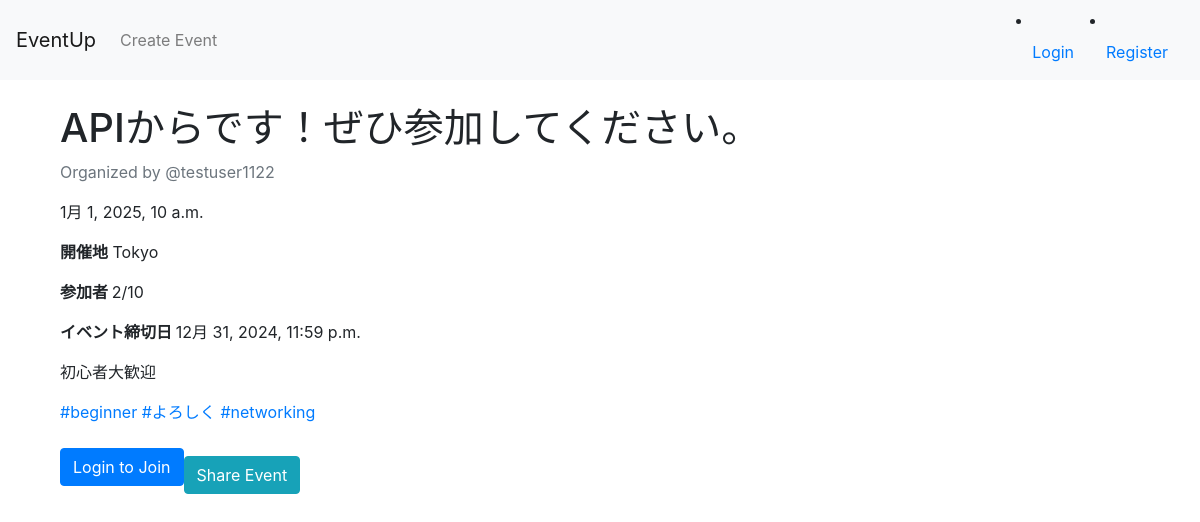
The page /event/1/ on the database its author committed.
### chat/models.py (models this page shows, shortened)
class Event(models.Model):
    PARTICIPATION_METHOD_CHOICES = [
        ('request', 'Participation Request → Approval → Join'),
        ('direct', 'Join Button → Join'),
    ]
    category = models.ForeignKey(Category, on_delete=models.PROTECT, null=True, blank=True)
    subcategory = models.ForeignKey(SubCategory, on_delete=models.SET_NULL, null=True, blank=True)
    title = models.CharField(max_length=200)
    capacity = models.IntegerField()
    participants = models.ManyToManyField(CustomUser, related_name='joined_events', blank=True)
    registration_deadline = models.DateTimeField()
    location = models.CharField(max_length=200)
    description = models.TextField()
    image = models.ImageField(upload_to='event_images/', blank=True, null=True)
    participation_method = models.CharField(max_length=10, choices=PARTICIPATION_METHOD_CHOICES, default='direct')
    organizer = models.ForeignKey(CustomUser, related_name='organized_events', on_delete=models.CASCADE)
    created_at = models.DateTimeField(auto_now_add=True)
    passcode = models.CharField(max_length=12, unique=False)
    event_date = models.DateTimeField(null=True, blank=True)
    hashtags = models.ManyToManyField(Hashtag, related_name='related_events', blank=True)

class CustomUser(AbstractUser):
    GENDER_CHOICES = [
        ('M', 'Male'),
        ('F', 'Female'),
        ('O', 'Other'),
    ]
    username = models.CharField(max_length=150, unique=False)
    bio = models.TextField(blank=True, null=True)
    profile_picture = models.ImageField(upload_to='profile_pictures/', blank=True, null=True)
    followers_count = models.PositiveIntegerField(default=0)
    following_count = models.PositiveIntegerField(default=0)
    gender = models.CharField(max_length=1, choices=GENDER_CHOICES, blank=True, null=True)
    age = models.PositiveIntegerField(blank=True, null=True)
    preferred_region = models.CharField(max_length=100, blank=True, null=True)
    account_id = models.CharField(max_length=30, unique=True, blank=False, null=False)
    categories = models.ManyToManyField(Category, blank=True, related_name='interested_users')
    subcategories = models.ManyToManyField(SubCategory, blank=True, related_name='interested_users')
    USERNAME_FIELD = 'account_id'  # 認証に使用するフィールドを指定
    REQUIRED_FIELDS = ['email']    # スーパーユーザー作成時に必要なフィールド
    objects = CustomUserManager()

class Hashtag(models.Model):
    name = models.CharField(max_length=100, unique=True)

### chat/views.py (the view)
# urls.py: path('event/<int:pk>/', views.event_detail, name='event_detail'),
def event_detail(request, pk):
    event = get_object_or_404(Event, pk=pk)
    return render(request, 'event_detail.html', {'event': event})

### chat/templatetags/custom_filters.py (called while the page is built)
@register.filter
def markdownify(text):
    html = markdown.markdown(text, extensions=['markdown.extensions.fenced_code', 'markdown.extensions.codehilite'])
    return mark_safe(html)

### templates/event_detail.html (shortened to what this page needs)
{% extends 'base.html' %}
{% load static %}
{% load custom_filters %}
{% block content %}
<div class="container mt-4">
    <h1>{{ event.title }}</h1>
    <p class="text-muted">
        Organized by @{{ event.organizer.username }}
    </p>
    <p>{{ event.event_date }}</p>
    <p><strong>開催地</strong> {{ event.location }}</p>
    <p><strong>参加者 </strong> {{ event.participants.count }}/{{ event.capacity }}</p>
    <p><strong>イベント締切日 </strong> {{ event.registration_deadline }}</p>
    <p>{{ event.description|markdownify }}</p>
    <p>
        {% for hashtag in event.hashtags.all %}
            <a href="{% url 'event_search' %}?hashtag={{ hashtag.name }}" class="text-primary">#{{ hashtag.name }}</a>
        {% endfor %}
    </p>
    <div class="mt-4 d-flex align-items-center">
        {% if user.is_authenticated %}
            {% if user in event.participants.all %}
                <form method="post" action="{% url 'join_event' event.pk %}" class="mr-2">
                    {% csrf_token %}
                    <a href="{% url 'chat_room' event.pk %}" class="btn btn-secondary">Chatへ</a>
                </form>
            {% elif event.is_full %}
                <p>This event is full.</p>
            {% else %}
                <form method="post" action="{% url 'join_event' event.pk %}" class="mr-2">
                    {% csrf_token %}
                    <button type="submit" class="btn btn-primary">Join Event</button>
                </form>
            {% endif %}
        {% else %}
            <p><a href="{% url 'login' %}?next={% url 'event_detail' event.pk %}" class="btn btn-primary">Login to Join</a></p>
        {% endif %}
        <button class="btn btn-info" onclick="copyToClipboard()">Share Event</button>
    </div>
</div>
{% endblock %}

### rows shown on the page
Event: title "APIからです！ぜひ参加してください。", organizer.username "testuser1122", event_date "1月 1, 2025, 10 a.m.", location "Tokyo", participants.count "2", capacity "10", registration_deadline "12月 31, 2024, 11:59 p.m.", description "初心者大歓迎"
Hashtag: name "beginner"
Hashtag: name "よろしく"
Hashtag: name "networking"
